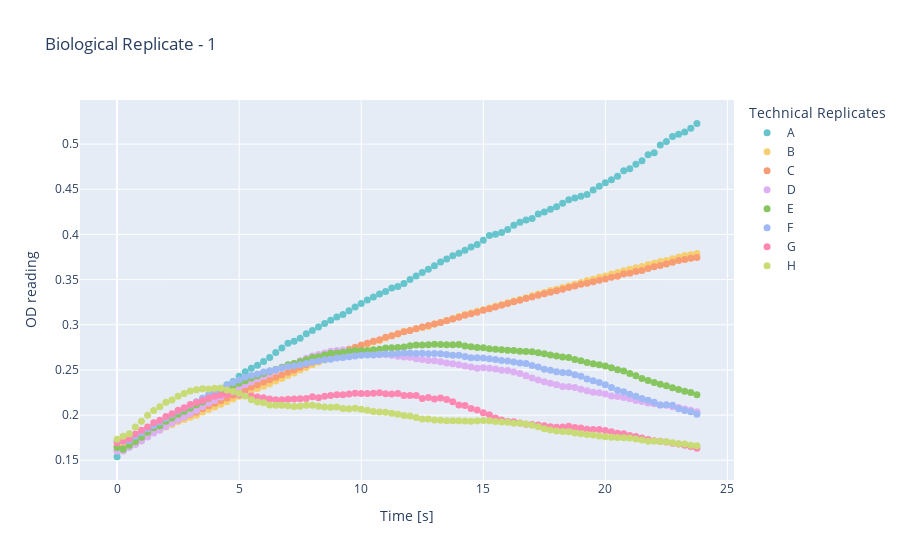
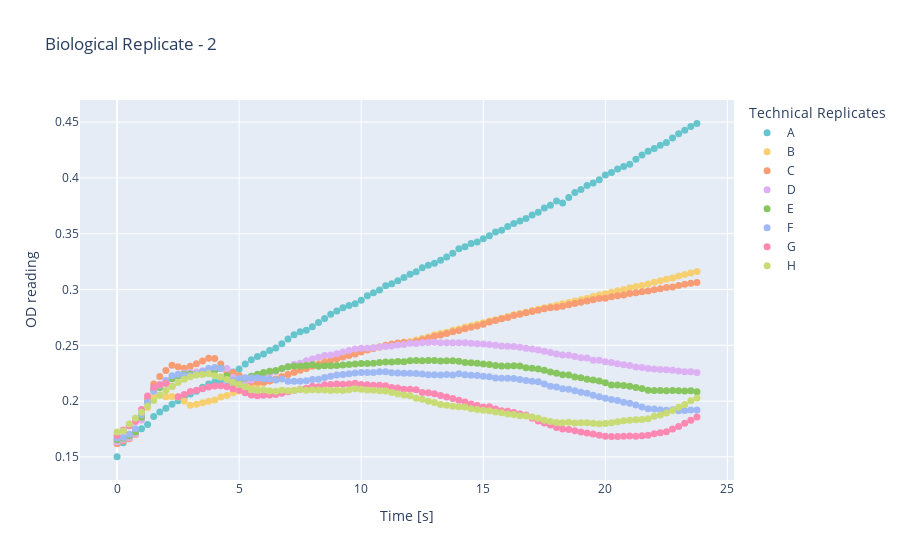
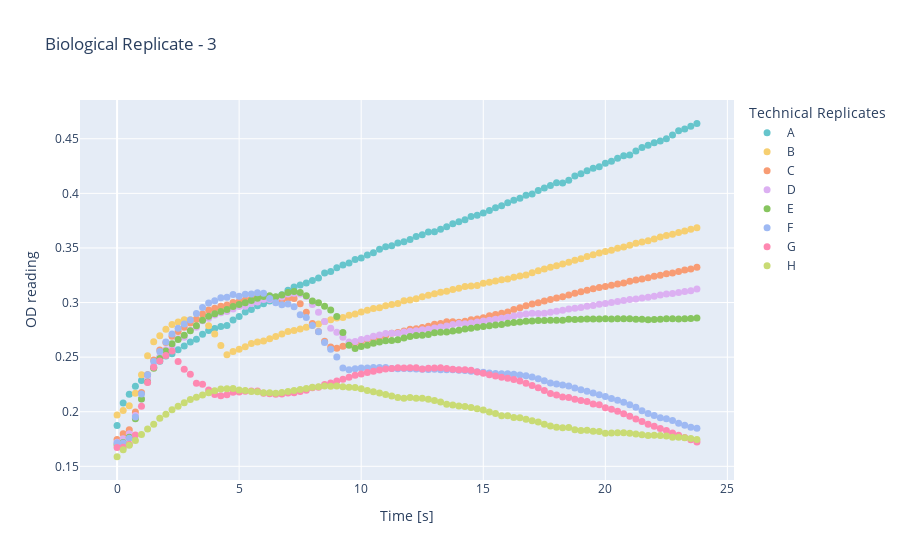
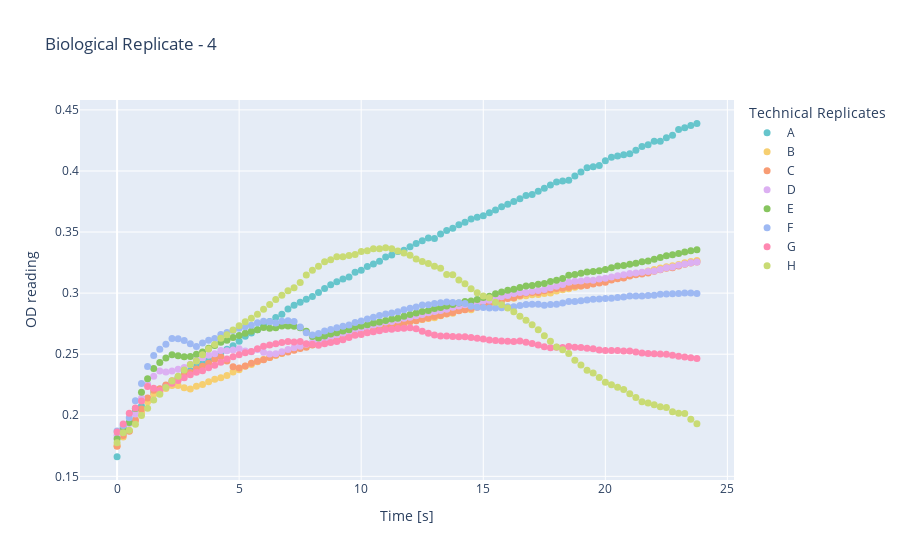

The notebook cell these images were saved under, in order:
### Code cell
for i in range(1, 5):
    plot_timeseries_interactive(avg_tables[i-1], f'Biological Replicate - {i}', 'Technical Replicates')
